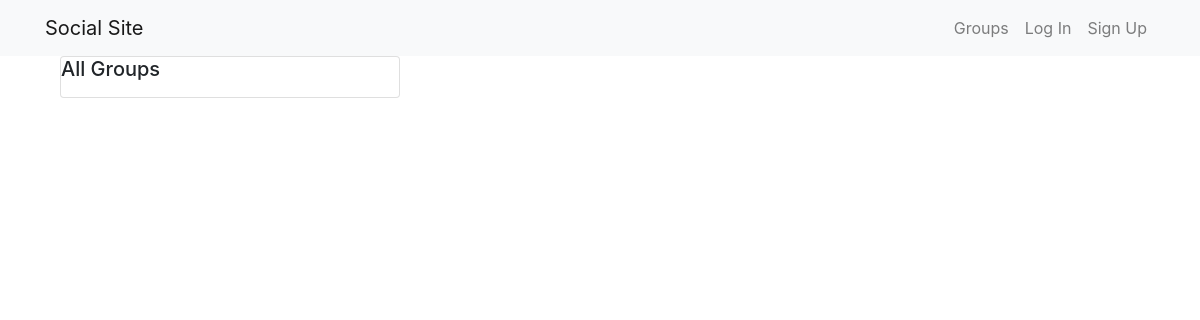
The app's page /posts/, older data.
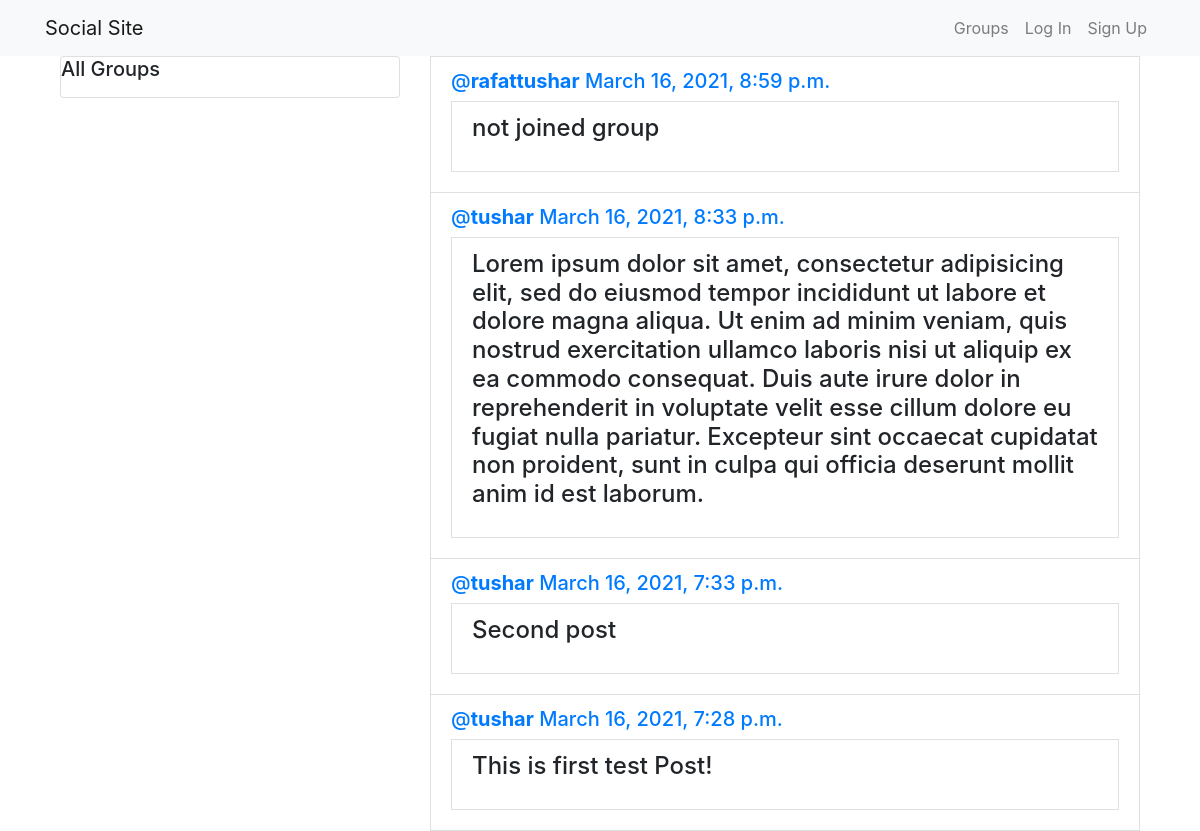
The same page, newer data.
### posts/models.py (models this page shows, shortened)
class Post(models.Model):
    user = models.ForeignKey(User, related_name='posts', on_delete=models.CASCADE)
    created_at = models.DateTimeField(auto_now=True)
    message = models.TextField()
    message_html = models.TextField(editable=False)
    group = models.ForeignKey(Group, related_name='posts', null=True, blank=True, on_delete=models.CASCADE)
    class Meta:
        ordering = ['-created_at']
        unique_together = ['user', 'message']

### posts/views.py (the view)
# urls.py: path('',views.PostList.as_view(),name='all'),
class PostList(SelectRelatedMixin, generic.ListView):
    model = models.Post
    select_related = ('user', 'group')

### posts/templates/posts/post_list.html (shortened to what this page needs)
{% extends "posts/post_base.html" %}
{% block prepost %}
  <div class="col-md-4">
      <div class="card card-with-shadow">
        <div class="content">
          <h5 class="title">All Groups</h5>
        </div>
      </div>
  </div>
{% endblock  %}
{% block post_content %}
  <div class="col-md-8">
    {% for post in post_list %}
      {% include "posts/_post.html" %}
    {% endfor %}
  </div>
{% endblock  %}

### posts/templates/posts/_post.html (shortened to what this page needs)
<div class="list-group-item">
  <h5 class="media-heading">
    <span class='username title list-group-item-heading'>
      <a href="{% url 'posts:for_user' username=post.user.username %}">
        @<strong>{{ post.user.username }}</strong>
      </a>
    </span>
    <time class="time">
      <a href="{% url 'posts:single' username=post.user.username pk=post.pk %}">
        {{ post.created_at }}
      </a>
    </time>
  </h5>
  <h4 class="list-group-item container-fluid">{{ post.message_html|safe }}</h4>
</div>

Row changes from the older to the newer data that the page shows:
added Post: user.username "rafattushar", created_at "March 16, 2021, 8:59 p.m.", message_html "not joined group"
added Post: user.username "tushar", created_at "March 16, 2021, 8:33 p.m.", message_html "Lorem ipsum dolor sit amet, consectetur adipisicing elit, sed do eiusmod tempor incididunt ut labore et dolore magna aliqua. Ut enim ad minim veniam, quis nostrud exercitation ullamco laboris nisi ut aliquip ex ea commodo consequat. Duis aute irure dolor in reprehenderit in voluptate velit esse cillum dolore eu fugiat nulla pariatur. Excepteur sint occaecat cupidatat non proident, sunt in culpa qui officia deserunt mollit anim id est laborum."
added Post: user.username "tushar", created_at "March 16, 2021, 7:33 p.m.", message_html "Second post"
added Post: user.username "tushar", created_at "March 16, 2021, 7:28 p.m.", message_html "This is first test Post!"
